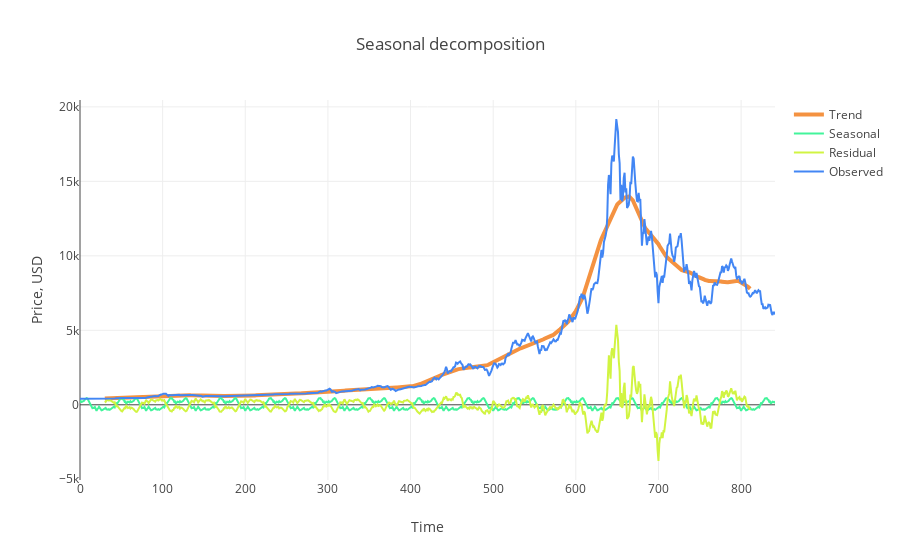

Notebook cell for this chart:
### Code cell
trace1 = go.Scatter(x = np.arange(0, len(s.trend), 1),y = s.trend,mode = 'lines',name = 'Trend',
    line = dict(color = ('rgb(244, 146, 65)'), width = 4))
trace2 = go.Scatter(x = np.arange(0, len(s.seasonal), 1),y = s.seasonal,mode = 'lines',name = 'Seasonal',
    line = dict(color = ('rgb(66, 244, 155)'), width = 2))

trace3 = go.Scatter(x = np.arange(0, len(s.resid), 1),y = s.resid,mode = 'lines',name = 'Residual',
    line = dict(color = ('rgb(209, 244, 66)'), width = 2))

trace4 = go.Scatter(x = np.arange(0, len(s.observed), 1),y = s.observed,mode = 'lines',name = 'Observed',
    line = dict(color = ('rgb(66, 134, 244)'), width = 2))

data = [trace1, trace2, trace3, trace4]
layout = dict(title = 'Seasonal decomposition', xaxis = dict(title = 'Time'), yaxis = dict(title = 'Price, USD'))
fig = dict(data=data, layout=layout)
py.iplot(fig, filename='seasonal_decomposition')

### Figure 1 — Plotly figure (JSON) as saved in the notebook; plotly's stock layout.template omitted (floating-point values rounded to 4 significant figures; data arrays with more than 128 entries replaced by an {"elided": "..."} marker saying what was removed)
{"data": [{"line": {"color": "rgb(244, 146, 65)", "width": 4}, "mode": "lines", "name": "Trend", "type": "scatter", "x": {"elided": "842 int values"}, "y": {"elided": "842 float values"}}, {"line": {"color": "rgb(66, 244, 155)", "width": 2}, "mode": "lines", "name": "Seasonal", "type": "scatter", "x": {"elided": "842 int values"}, "y": {"elided": "842 float values"}}, {"line": {"color": "rgb(209, 244, 66)", "width": 2}, "mode": "lines", "name": "Residual", "type": "scatter", "x": {"elided": "842 int values"}, "y": {"elided": "842 float values"}}, {"line": {"color": "rgb(66, 134, 244)", "width": 2}, "mode": "lines", "name": "Observed", "type": "scatter", "x": {"elided": "842 int values"}, "y": {"elided": "842 float values"}}], "layout": {"title": "Seasonal decomposition", "xaxis": {"title": "Time"}, "yaxis": {"title": "Price, USD"}}}
